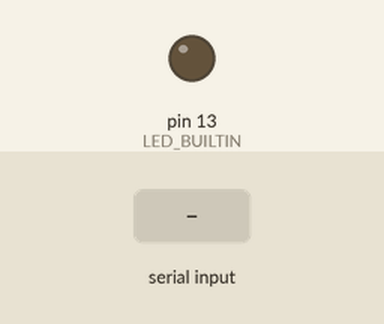
Simulated run of this sketch. Board: Arduino Uno, built with avr-gcc and run on an emulated ATmega328P. Shown: output pins drawn as LEDs (lit = HIGH). Dashed ring = blinking. The test bench sets the inputs (shaded band). Random numbers use the default seed unless the sketch sets one.

Above: at 1.2 s.
1.3 s: "90,45\n" received over Serial
At 1.7 s:
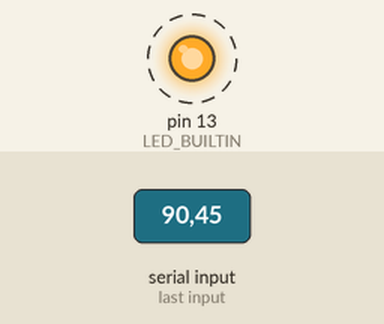
Timing chart, 0 to 10.3 s (numbered marks = the images above; inputs shaded):
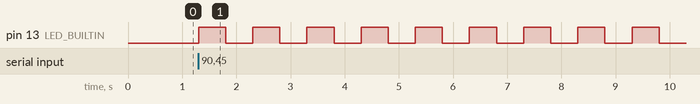

Measured:
- after the input at 1.3 s, pin 13 (LED_BUILTIN): alternates HIGH for 0.50 s and LOW for 0.50 s, starting at once

The sketch:

blink_activity1.ino
```cpp
int receivedNumber;

void setup() {
  Serial.begin(9600);
  pinMode(LED_BUILTIN, OUTPUT);
  while (!Serial);  // Wait for serial connection
  randomSeed(analogRead(0));  // Initialize random number generator
}

void loop() {
  if (Serial.available()) {
    // Step 1: Receive number from Python
    receivedNumber = Serial.parseInt();
    Serial.read();  // Clear the newline character

    // Step 2: Blink LED with 1-second interval
    for (int i = 0; i < receivedNumber; i++) {
      digitalWrite(LED_BUILTIN, HIGH);
      delay(500);  // On for 0.5s
      digitalWrite(LED_BUILTIN, LOW);
      delay(500);  // Off for 0.5s (total 1s interval)
    }

    // Step 3: Send random number back to Python
    int randomNum = random(5, 50);  // Range 5-50
    Serial.println(randomNum);
  }
}
```
